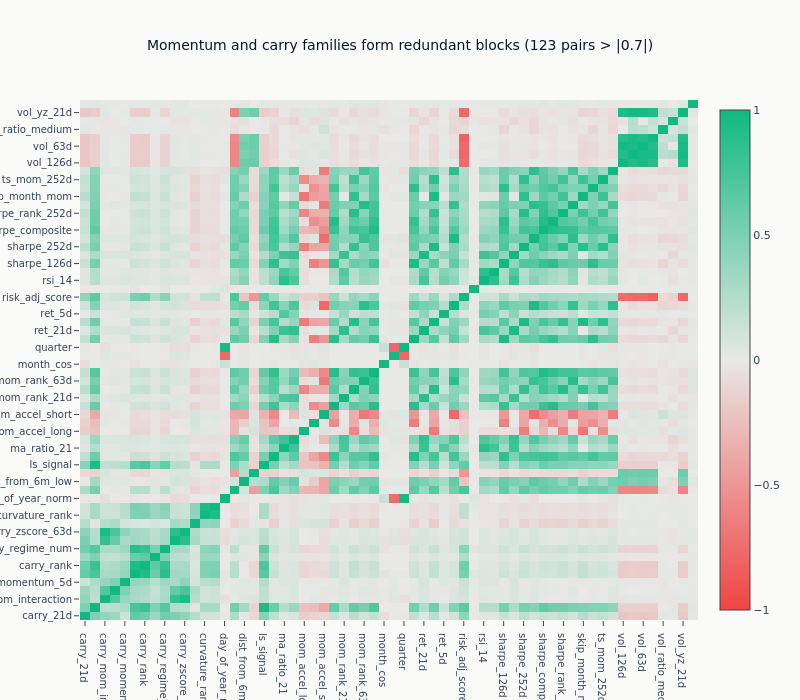

Here is the notebook cell this chart was saved with:
### Code cell
# Feature pairwise correlation heatmap
sample_dates = eval_df["timestamp"].unique().sort().to_list()
sample_dates = sample_dates[::5]

corr_data = eval_df.filter(pl.col("timestamp").is_in(sample_dates)).select(feature_cols)
corr_matrix = corr_data.to_pandas().corr(method="spearman")

high_corr_pairs = []
for i, f1 in enumerate(corr_matrix.columns):
    for j, f2 in enumerate(corr_matrix.columns):
        if i < j and abs(corr_matrix.iloc[i, j]) > 0.7:
            high_corr_pairs.append((f1, f2, corr_matrix.iloc[i, j]))

# Diverging colorscale sourced from the ML4T palette (negative -> neutral -> positive)
_div = style.ml4t_diverging()
ml4t_corr_scale = [[0.0, _div[0]], [0.5, _div[1]], [1.0, _div[2]]]
fig = go.Figure(
    data=go.Heatmap(
        z=corr_matrix.values,
        x=corr_matrix.columns.tolist(),
        y=corr_matrix.columns.tolist(),
        colorscale=ml4t_corr_scale,
        zmid=0,
        zmin=-1,
        zmax=1,
    )
)
fig.update_layout(
    title=f"Momentum and carry families form redundant blocks ({len(high_corr_pairs)} pairs > |0.7|)",
    template="ml4t",
    height=700,
    width=800,
)
fig.show()

if high_corr_pairs:
    print(f"\n{len(high_corr_pairs)} feature pairs with |corr| > 0.7:")
    for f1, f2, corr in sorted(high_corr_pairs, key=lambda x: -abs(x[2]))[:10]:
        print(f"  {f1} -- {f2}: {corr:.3f}")

### Figure 1 — Plotly figure (JSON) as saved in the notebook; plotly's stock layout.template omitted (floating-point values rounded to 4 significant figures; data arrays with more than 128 entries replaced by an {"elided": "..."} marker saying what was removed)
{"data": [{"colorscale": [[0.0, "#ef4444"], [0.5, "#e8e8e6"], [1.0, "#10b981"]], "type": "heatmap", "x": ["carry_21d", "carry_mom_composite", "carry_mom_interaction", "carry_momentum_21d", "carry_momentum_5d", "carry_pct", "carry_rank", "carry_rank_sector", "carry_regime_num", "carry_zscore_126d", "carry_zscore_63d", "curvature_21d", "curvature_rank", "curve_curvature_norm", "day_of_year_norm", "dist_from_52w_high", "dist_from_6m_low", "is_seasonal_sector", "ls_signal", "ma_ratio_200", "ma_ratio_21", "ma_ratio_50", "mom_accel_long", "mom_accel_medium", "mom_accel_short", "mom_rank_126d", "mom_rank_21d", "mom_rank_252d", "mom_rank_63d", "momentum_composite", "month_cos", "month_sin", "quarter", "ret_126d", "ret_21d", "ret_252d", "ret_5d", "ret_63d", "risk_adj_score", "roll_proximity", "rsi_14", "rsi_rank", "sharpe_126d", "sharpe_21d", "sharpe_252d", "sharpe_63d", "sharpe_composite", "sharpe_rank_126d", "sharpe_rank_252d", "sharpe_rank_63d", "skip_month_mom", "ts_mom_126d", "ts_mom_252d", "ts_mom_63d", "vol_126d", "vol_21d", "vol_63d", "vol_rank", "vol_ratio_medium", "vol_ratio_short", "vol_yz_21d", "vr_63d"], "y": ["carry_21d", "carry_mom_composite", "carry_mom_interaction", "carry_momentum_21d", "carry_momentum_5d", "carry_pct", "carry_rank", "carry_rank_sector", "carry_regime_num", "carry_zscore_126d", "carry_zscore_63d", "curvature_21d", "curvature_rank", "curve_curvature_norm", "day_of_year_norm", "dist_from_52w_high", "dist_from_6m_low", "is_seasonal_sector", "ls_signal", "ma_ratio_200", "ma_ratio_21", "ma_ratio_50", "mom_accel_long", "mom_accel_medium", "mom_accel_short", "mom_rank_126d", "mom_rank_21d", "mom_rank_252d", "mom_rank_63d", "momentum_composite", "month_cos", "month_sin", "quarter", "ret_126d", "ret_21d", "ret_252d", "ret_5d", "ret_63d", "risk_adj_score", "roll_proximity", "rsi_14", "rsi_rank", "sharpe_126d", "sharpe_21d", "sharpe_252d", "sharpe_63d", "sharpe_composite", "sharpe_rank_126d", "sharpe_rank_252d", "sharpe_rank_63d", "skip_month_mom", "ts_mom_126d", "ts_mom_252d", "ts_mom_63d", "vol_126d", "vol_21d", "vol_63d", "vol_rank", "vol_ratio_medium", "vol_ratio_short", "vol_yz_21d", "vr_63d"], "z": {"elided": "62x62 float values"}, "zmax": 1, "zmid": 0, "zmin": -1}], "layout": {"height": 700, "title": {"text": "Momentum and carry families form redundant blocks (123 pairs > |0.7|)"}, "width": 800}}
